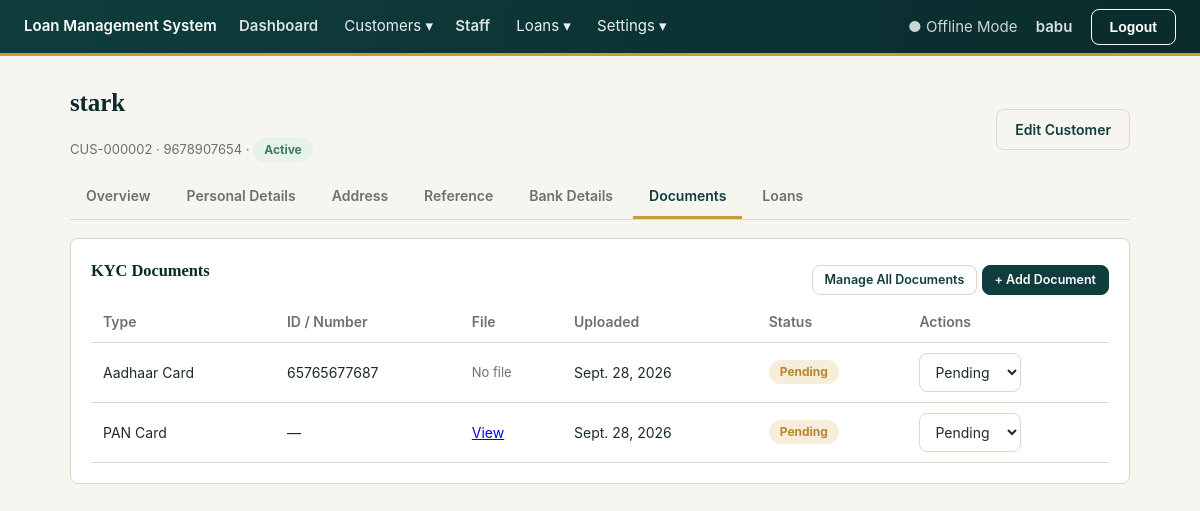
Page /customers/2/?tab=documents (signed in) on the committed database.
### core/models.py (models this page shows, shortened)
class SystemSetting(models.Model):
    key = models.CharField(max_length=100, unique=True)
    value = models.TextField(blank=True)

### accounts/models.py (models this page shows, shortened)
class AdminUser(AbstractUser):
    full_name = models.CharField(max_length=150, blank=True)
    session_timeout_minutes = models.PositiveIntegerField(
        default=30,
        help_text="Auto-logout after this many minutes of inactivity.",
    )

### customers/models.py (models this page shows, shortened)
class Customer(models.Model):
    GENDER_MALE = "male"
    GENDER_FEMALE = "female"
    GENDER_OTHER = "other"
    GENDER_CHOICES = [
        (GENDER_MALE, "Male"),
        (GENDER_FEMALE, "Female"),
        (GENDER_OTHER, "Other"),
    ]
    MARITAL_SINGLE = "single"
    MARITAL_MARRIED = "married"
    MARITAL_OTHER = "other"
    MARITAL_CHOICES = [
        (MARITAL_SINGLE, "Single"),
        (MARITAL_MARRIED, "Married"),
        (MARITAL_OTHER, "Other"),
    ]
    STATUS_ACTIVE = "active"
    STATUS_INACTIVE = "inactive"
    STATUS_CHOICES = [
        (STATUS_ACTIVE, "Active"),
        (STATUS_INACTIVE, "Inactive"),
    ]
    customer_id = models.CharField(max_length=20, unique=True, editable=False)
    full_name = models.CharField(max_length=150)
    date_of_birth = models.DateField()
    gender = models.CharField(max_length=10, choices=GENDER_CHOICES)
    mobile = models.CharField(max_length=10, validators=[mobile_validator], unique=True)
    alternate_mobile = models.CharField(
        max_length=10, validators=[mobile_validator], blank=True
    )
    email = models.EmailField(blank=True)
    photo = models.ImageField(upload_to="customers/photos/", blank=True, null=True)
    marital_status = models.CharField(max_length=10, choices=MARITAL_CHOICES)
    occupation = models.CharField(max_length=100)
    monthly_income = models.DecimalField(max_digits=12, decimal_places=2)
    father_husband_name = models.CharField(max_length=150)
    permanent_door_no = models.CharField(max_length=50)
    permanent_street = models.CharField(max_length=150)
    permanent_area = models.CharField(max_length=150)
    permanent_village_town = models.CharField(max_length=150)
    permanent_city = models.CharField(max_length=100)
    permanent_district = models.CharField(max_length=100)
    permanent_state = models.CharField(max_length=100)
    permanent_pincode = models.CharField(max_length=6, validators=[pincode_validator])
    same_as_permanent_address = models.BooleanField(default=True)
    current_door_no = models.CharField(max_length=50, blank=True)
    current_street = models.CharField(max_length=150, blank=True)
    current_area = models.CharField(max_length=150, blank=True)
    current_village_town = models.CharField(max_length=150, blank=True)
    current_city = models.CharField(max_length=100, blank=True)
    current_district = models.CharField(max_length=100, blank=True)
    current_state = models.CharField(max_length=100, blank=True)
    current_pincode = models.CharField(max_length=6, blank=True)
    status = models.CharField(max_length=10, choices=STATUS_CHOICES, default=STATUS_ACTIVE)
    default_staff = models.ForeignKey(
        "staff.Staff", on_delete=models.SET_NULL, null=True, blank=True,
        related_name="default_customers",
        help_text="Optional staff member to use as the default when this customer gets a new loan.",
    )
    created_at = models.DateTimeField(auto_now_add=True)
    updated_at = models.DateTimeField(auto_now=True)
    class Meta:
        ordering = ["-created_at"]

### documents/models.py (models this page shows, shortened)
class CustomerDocument(models.Model):
    STATUS_PENDING = "pending"
    STATUS_VERIFIED = "verified"
    STATUS_REJECTED = "rejected"
    STATUS_CHOICES = [
        (STATUS_PENDING, "Pending"),
        (STATUS_VERIFIED, "Verified"),
        (STATUS_REJECTED, "Rejected"),
    ]
    customer = models.ForeignKey(
        "customers.Customer", on_delete=models.CASCADE, related_name="documents"
    )
    document_type = models.ForeignKey(
        DocumentType,
        on_delete=models.PROTECT,
        limit_choices_to={"scope": DocumentType.SCOPE_CUSTOMER, "is_active": True},
    )
    document_number = models.CharField(
        max_length=100,
        blank=True,
        help_text="ID / document number. Required if no file is uploaded.",
    )
    file = models.FileField(
        upload_to=customer_document_upload_path,
        blank=True,
        null=True,
        validators=[
            FileExtensionValidator(allowed_extensions=ALLOWED_DOCUMENT_EXTENSIONS),
            validate_document_file_size,
        ],
        help_text="PDF, JPG, JPEG or PNG. Optional if a document number is provided instead.",
    )
    uploaded_date = models.DateField(auto_now_add=True)
    verified_status = models.CharField(
        max_length=10, choices=STATUS_CHOICES, default=STATUS_PENDING
    )
    verified_date = models.DateField(null=True, blank=True)
    remarks = models.TextField(blank=True)
    is_archived = models.BooleanField(default=False)
    archived_at = models.DateTimeField(null=True, blank=True)
    class Meta:
        ordering = ["document_type__display_order", "-uploaded_date"]

class DocumentType(models.Model):
    SCOPE_CUSTOMER = "customer"
    SCOPE_LOAN = "loan"
    SCOPE_CHOICES = [
        (SCOPE_CUSTOMER, "Customer KYC Document"),
        (SCOPE_LOAN, "Loan Document"),
    ]
    name = models.CharField(max_length=100)
    code = models.SlugField(max_length=50, unique=True)
    scope = models.CharField(max_length=10, choices=SCOPE_CHOICES, default=SCOPE_CUSTOMER)
    is_active = models.BooleanField(default=True)
    display_order = models.PositiveIntegerField(default=0)
    class Meta:
        ordering = ["scope", "display_order", "name"]

### customers/views.py (the view)
# urls.py: path("<int:pk>/", views.CustomerDetailView.as_view(), name="detail"),
class CustomerDetailView(LoginRequiredMixin, DetailView):
    model = Customer
    template_name = "customers/customer_detail.html"
    context_object_name = "customer"
    def get_context_data(self, **kwargs):
        context = super().get_context_data(**kwargs)
        customer = self.object
        context["references"] = customer.references.all()
        context["documents"] = customer.documents.filter(is_archived=False).select_related("document_type")
        context["bank_detail"] = getattr(customer, "bank_detail", None)
        context["active_tab"] = self.request.GET.get("tab", "overview")
        context["loans"] = customer.loans.all()
        context["active_loan_count"] = customer.loans.filter(status="active").count()
        context["total_outstanding_amount"] = sum(
            (loan.total_outstanding for loan in customer.loans.filter(status="active")),
            start=Decimal("0"),
        )
        return context

### core/context_processors.py (called while the page is built)
def system_settings(request):
    return {"company_name": get_setting("company_name")}

### core/models.py (called while the page is built)
def get_setting(key, default=None):
    try:
        return SystemSetting.objects.get(key=key).value
    except SystemSetting.DoesNotExist:
        return DEFAULTS.get(key, default)

### templates/customers/customer_detail.html (shortened to what this page needs)
{% extends "base.html" %}
{% block content %}
<div style="display:flex;justify-content:space-between;align-items:center;">
  <div>
    <h1>{{ customer.full_name }}</h1>
    <p class="muted">{{ customer.customer_id }} · {{ customer.mobile }} · <span class="badge {{ customer.status }}">{{ customer.get_status_display }}</span></p>
  </div>
  <a href="{% url 'customers:edit' customer.pk %}" class="btn secondary">Edit Customer</a>
</div>
<div class="tabs">
  <a class="tab {% if active_tab == 'overview' %}active{% endif %}" href="?tab=overview">Overview</a>
  <a class="tab {% if active_tab == 'personal' %}active{% endif %}" href="?tab=personal">Personal Details</a>
  <a class="tab {% if active_tab == 'address' %}active{% endif %}" href="?tab=address">Address</a>
  <a class="tab {% if active_tab == 'reference' %}active{% endif %}" href="?tab=reference">Reference</a>
  <a class="tab {% if active_tab == 'bank' %}active{% endif %}" href="?tab=bank">Bank Details</a>
  <a class="tab {% if active_tab == 'documents' %}active{% endif %}" href="?tab=documents">Documents</a>
  <a class="tab {% if active_tab == 'loans' %}active{% endif %}" href="?tab=loans">Loans</a>
</div>
{% if active_tab == 'overview' %}
  <div class="card">
  <div class="form-grid">
    <div><strong>Default Staff:</strong> {% if customer.default_staff %}<a href="{% url 'staff:detail' customer.default_staff.pk %}">{{ customer.default_staff.full_name }}</a>{% else %}<span class="muted">Not assigned</span>{% endif %}</div>
  </div>
</div>
<div class="card">
    <h3>Summary</h3>
    <p><strong>Active Loans:</strong> {{ active_loan_count }} &nbsp; <strong>Total Outstanding:</strong> ₹{{ total_outstanding_amount }}</p>
    <p><strong>Occupation:</strong> {{ customer.occupation }} &nbsp; <strong>Monthly Income:</strong> ₹{{ customer.monthly_income }}</p>
    <p><strong>KYC Verified:</strong> {% if customer.has_verified_kyc %}<span class="badge verified">Yes</span>{% else %}<span class="badge pending">Not yet</span>{% endif %}</p>
  </div>
{% elif active_tab == 'documents' %}
  <div class="card">
    <div style="display:flex;justify-content:space-between;align-items:center;">
      <h3>KYC Documents</h3>
      <div>
        <a href="{% url 'documents:list' %}" class="btn small secondary">Manage All Documents</a>
        <a href="{% url 'customers:add_document' customer.pk %}" class="btn small">+ Add Document</a>
      </div>
    </div>
    <table>
      <thead><tr><th>Type</th><th>ID / Number</th><th>File</th><th>Uploaded</th><th>Status</th><th>Actions</th></tr></thead>
      <tbody>
        {% for document in documents %}
          <tr>
            <td>{{ document.document_type.name }}</td>
            <td>{{ document.document_number|default:"—" }}</td>
            <td>{% if document.file %}<a href="{{ document.file.url }}" target="_blank">View</a>{% else %}<span class="muted">No file</span>{% endif %}</td>
            <td>{{ document.uploaded_date }}</td>
            <td><span class="badge {{ document.verified_status }}">{{ document.get_verified_status_display }}</span></td>
            <td>
              <form method="post" action="{% url 'customers:verify_document' customer.pk document.pk %}" style="display:inline">
                <select name="verified_status" onchange="this.form.submit()">
                  <option value="pending" {% if document.verified_status == 'pending' %}selected{% endif %}>Pending</option>
                </select>
              </form>
            </td>
          </tr>
        {% empty %}<tr><td colspan="6" class="muted">No documents on file.</td></tr>{% endfor %}
      </tbody>
    </table>
  </div>
{% endif %}
{% endblock %}

### templates/base.html (shortened to what this page needs)
{% load static %}
<!DOCTYPE html>
<html lang="en">
<head>
  <link rel="stylesheet" href="{% static 'css/app.css' %}">
</head>
<body>
  <div class="topbar">
    <div>
      <a href="{% url 'customers:list' %}">{{ company_name|default:"Loan Management System" }}</a>
      <a href="{% url 'reports:dashboard' %}" style="margin-left:18px;opacity:.85;">Dashboard</a>
      <div class="nav-dropdown">
        <span class="nav-dropdown-toggle">Customers ▾</span>
      </div>
      <a href="{% url 'staff:list' %}" style="margin-left:18px;opacity:.85;;">Staff</a>
      <div class="nav-dropdown">
        <span class="nav-dropdown-toggle">Loans ▾</span>
      </div>
      <div class="nav-dropdown">
        <span class="nav-dropdown-toggle">Settings ▾</span>
      </div>
    </div>
    <div>
      <span style="margin-right:14px; opacity:.8;">● Offline Mode</span>
      {% if user.is_authenticated %}
        <a href="{% url 'accounts:profile' %}" style="color:#fff;opacity:.85;margin-right:14px;">{{ user.full_name|default:user.username }}</a>
        <form method="post" action="{% url 'accounts:logout' %}" style="display:inline">
          <button type="submit" class="btn secondary" style="color:#fff;border-color:#fff;">Logout</button>
        </form>
      {% endif %}
    </div>
  </div>
  <div class="container">
    {% block content %}{% endblock %}
  </div>
</body>
</html>

### static/css/app.css (style rules this page uses)
:root { --color-bg: #f7f5f0; --color-surface: #ffffff; --color-border: #ded7c7; --color-ink: #1b2b2b; --color-muted: #6b7268; --color-primary: #0f3d3e; --color-primary-dark: #0a2b2c; --color-primary-light: #e4efee; --color-accent: #c89b3c; --color-accent-dark: #a57f2c; --color-success: #3f7d58; --color-success-bg: #e7f2ec; --color-danger: #a6402f; --color-danger-bg: #f7e9e6; --color-warning: #b8862f; --color-warning-bg: #f6eedb; --radius: 8px; --radius-lg: 12px; --font: -apple-system, "Segoe UI", Roboto, "Helvetica Neue", Arial, sans-serif; --font-display: Georgia, "Times New Roman", "Noto Serif", serif; }
* { box-sizing: border-box; }
body { margin: 0; font-family: var(--font); background: var(--color-bg); color: var(--color-ink); font-size: 15px; line-height: 1.5; }
h1, h2, h3 { font-family: var(--font-display); font-weight: 700; letter-spacing: -0.005em; margin-top: 0; color: var(--color-primary-dark); }
h1 { font-size: 25px; }
h3 { font-size: 16.5px; font-weight: 700; }
.topbar { background: linear-gradient(100deg, var(--color-primary) 0%, var(--color-primary-dark) 100%); color: #fff; padding: 0 24px; display: flex; justify-content: space-between; align-items: center; border-bottom: 3px solid var(--color-accent); min-height: 56px; }
.topbar a { color: #fff; text-decoration: none; font-weight: 600; }
.container { max-width: 1100px; margin: 28px auto; padding: 0 20px; }
.card { background: var(--color-surface); border: 1px solid var(--color-border); border-radius: var(--radius); padding: 20px; margin-bottom: 20px; transition: box-shadow 0.2s ease, transform 0.2s ease; }
table { width: 100%; border-collapse: collapse; }
th, td { text-align: left; padding: 10px 12px; border-bottom: 1px solid var(--color-border); font-size: 14px; }
th { color: var(--color-muted); font-weight: 600; }
tbody tr { transition: background 0.15s ease; }
.btn { display: inline-block; padding: 9px 18px; border-radius: var(--radius); border: 1px solid var(--color-primary); background: var(--color-primary); color: #fff; text-decoration: none; font-size: 14px; font-weight: 600; cursor: pointer; transition: background 0.15s ease, transform 0.15s ease, box-shadow 0.15s ease; }
.btn.secondary { background: transparent; color: var(--color-primary); border-color: var(--color-border); }
.btn.small { padding: 5px 12px; font-size: 12.5px; }
.badge { display: inline-block; padding: 3px 11px; border-radius: 999px; font-size: 12px; font-weight: 700; }
.badge.active, .badge.verified, .badge.paid { background: var(--color-success-bg); color: var(--color-success); }
.badge.pending { background: var(--color-warning-bg); color: var(--color-warning); }
input, select, textarea { padding: 9px 11px; border: 1px solid var(--color-border); border-radius: var(--radius); font-size: 14px; font-family: inherit; background: var(--color-surface); color: var(--color-ink); transition: border-color 0.15s ease, box-shadow 0.15s ease; }
.tabs { display: flex; gap: 4px; border-bottom: 1px solid var(--color-border); margin-bottom: 18px; flex-wrap: wrap; }
.tab { padding: 10px 16px; text-decoration: none; color: var(--color-muted); font-size: 14px; font-weight: 600; border-bottom: 3px solid transparent; }
.tab.active { color: var(--color-primary); border-bottom-color: var(--color-accent); }
.muted { color: var(--color-muted); font-size: 13px; }
.nav-dropdown { position: relative; display: inline-block; margin-left: 22px; }
.nav-dropdown-toggle { cursor: pointer; opacity: .92; color: #fff; font-size: inherit; user-select: none; }

### rows in the picture
SystemSetting: value "Loan Management System"
AdminUser: full_name "babu"
Customer: full_name "stark", customer_id "CUS-000002", mobile "9678907654", status "Active"
CustomerDocument: document_type.name "Aadhaar Card", document_number "65765677687", file "No file", uploaded_date "Sept. 28, 2026", verified_status "Pending"
CustomerDocument: document_type.name "PAN Card", document_number "—", uploaded_date "Sept. 28, 2026", verified_status "Pending"
